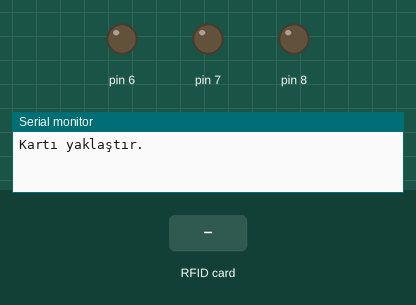
This sketch was run on a simulated Arduino Uno, built with avr-gcc and run on an emulated ATmega328P. Shown: output pins drawn as LEDs (lit = HIGH), the last lines printed to the serial monitor. The test bench sets the inputs (shaded band). Pins used as bus, display or sensor lines are not drawn.

Above: at 1.2 s.
1.3 s: RFID card 5E 7A 19 C4 held to the reader
At 2.1 s:
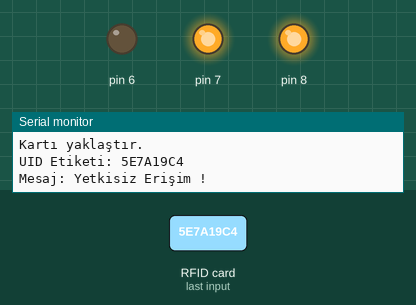
Timing chart, 0 to 4.3 s (numbered marks = the images above; inputs shaded):
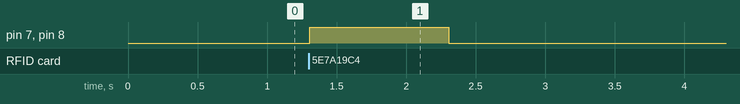

Measured:
- after the input at 1.3 s, pin 7, pin 8: LOW → HIGH at once, → LOW 1.0 s later

The sketch:

rfid-card-entry-system.ino
```cpp
#include <MFRC522.h>
#include <SPI.h>
MFRC522 mfrc522(10, 9);

void setup() {
  pinMode(6, OUTPUT);
  pinMode(7, OUTPUT);
  pinMode(8, OUTPUT);
  Serial.begin(9600);
  SPI.begin();
  mfrc522.PCD_Init();
  Serial.println("Kartı yaklaştır.");
  Serial.println();

}

void loop() {
  digitalWrite(6, LOW);
  digitalWrite(7, LOW);
  digitalWrite(8, LOW);
  if(!mfrc522.PICC_IsNewCardPresent())
  {
    return;
  }
  if(!mfrc522.PICC_ReadCardSerial())
  {
    return;
  }
  Serial.print("UID Etiketi: ");
  String cardId = "";
  for(byte i=0; i<mfrc522.uid.size; i++)
  {
    cardId.concat(String(mfrc522.uid.uidByte[i],HEX));
  }
  cardId.toUpperCase();
  Serial.println(cardId);

  if(cardId == "cardNo" || cardId == "cardNo2")
  {
     authorizedAccess();
  }
  else
  {
    unauthorizedAccess();
  }
}

void authorizedAccess(){
  Serial.println();
  Serial.println("Mesaj: Yetkili Erişim.");
  digitalWrite(6, HIGH);
  for(byte i=0; i<3; i++)
  {
    digitalWrite(8, HIGH);
    delay(200);
    digitalWrite(8, LOW);
    delay(200);
  }
}

void unauthorizedAccess(){
  Serial.println();
  Serial.println("Mesaj: Yetkisiz Erişim !");
   digitalWrite(7, HIGH);
   digitalWrite(8, HIGH);
   delay(1000);
}
```
